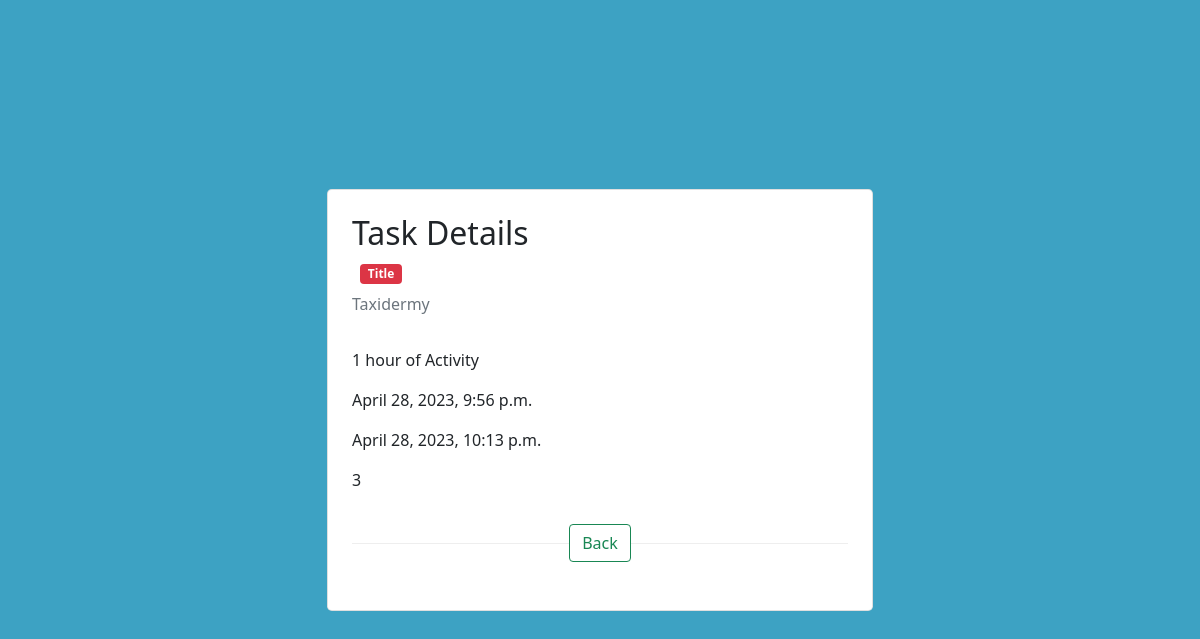
/detailSchedule/23/, run on the app's committed database.
### master/models.py (models this page shows, shortened)
class ScheduleModel(models.Model):
    PRIORITY_CHOICES = (
        ("5", "High Priority "),
        ("4", " Middle Priority"),
        ("3", "Moderate Priority"),
        ("2", "Low Priority"),
        ("1", "Emergency"),
    )
    title = models.CharField(max_length=200)
    description = models.TextField()
    date_created = models.DateTimeField(auto_now_add=True)
    date_modified = models.DateTimeField(auto_now=True)
    completed = models.BooleanField(default=False)
    category = models.CharField(max_length=20, choices=PRIORITY_CHOICES)

### master/views.py (the view)
# urls.py: path('detailSchedule/<int:pk>/', ScheduleDetail.as_view(), name="detailSchedule"),
class ScheduleDetail(DetailView):
    model = ScheduleModel
    template_name = 'master/detailSchedule.html'
    context_object_name = 'schedule'

### master/templates/master/detailSchedule.html (shortened to what this page needs)
<!DOCTYPE html>
<html lang="en">
<head>
  <link rel="stylesheet" href="https://stackpath.bootstrapcdn.com/bootstrap/5.0.0-alpha1/css/bootstrap.min.css">
</head>
<body>
    <section class="vh-100" style="background-color: #3da2c3;">
        <div class="container py-5 h-100">
          <div class="row d-flex justify-content-center align-items-center h-100">
            <div class="col col-lg-8 col-xl-6">
              <div class="card rounded-3">
                <div class="card-body p-4">
                  <p class="mb-2"><span class="h2 me-2">Task Details</span> </p>
                  <p class="mb-2"> <span
                    class="badge bg-danger">Title</span></p>
                <p class="text-muted pb-2">{{ schedule.title }}</p>
                  <ul class="list-group rounded-0">
                    <li class="list-group-item border-0 d-flex align-items-center ps-0">
                        {{ schedule.description }}
                    </li>
                    <li class="list-group-item border-0 d-flex align-items-center ps-0">
                        {{ schedule.date_created }}
                    </li>
                    <li class="list-group-item border-0 d-flex align-items-center ps-0">
                        {{ schedule.date_modified }}
                    </li>
                    <li class="list-group-item border-0 d-flex align-items-center ps-0">
                        {{ schedule.category }}
                    </li>
                  </ul>
                  <div class="divider d-flex align-items-center my-4">
                    <a href="{% url 'listSchedule' %}"><button class="btn btn-outline-success">Back</button></a>
                  </div>
                </div>
              </div>
            </div>
          </div>
        </div>
      </section>
</body>
</html>

### master/templates/master/detailSchedule.html (style rules this page uses)
.divider:after, .divider:before { content: ""; flex: 1; height: 1px; background: #eee; }

### data on the page
ScheduleModel: title "Taxidermy", description "1 hour of Activity", date_created "April 28, 2023, 9:56 p.m.", date_modified "April 28, 2023, 10:13 p.m.", category "3"
